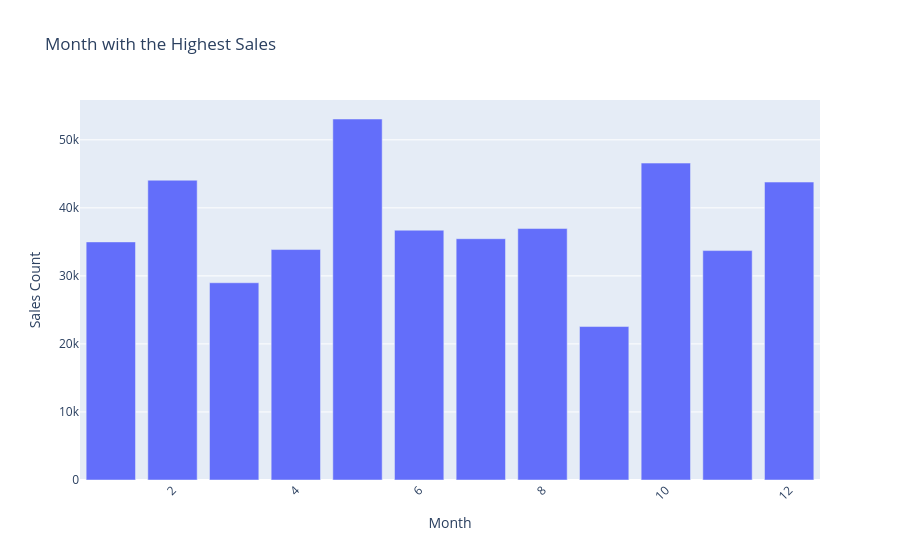

This figure's notebook cell:
### Code cell
#Group data
month_sales = df.groupby("Month")["Sales"].sum().sort_values(ascending=False).head(100).reset_index()

# Create interactive bar chart
fig = px.bar(
    month_sales,
    x="Month",
    y="Sales",
    title="Month with the Highest Sales",
    labels={"Month": "Month", "Sales": "Sales Count"},
)

fig.update_layout(
    xaxis_tickangle=-45
)

fig.show()

### Figure 1 — Plotly figure (JSON) as saved in the notebook; plotly's stock layout.template omitted (floating-point values rounded to 4 significant figures)
{"data": [{"hovertemplate": "Month=%{x}<br>Sales Count=%{y}<extra></extra>", "legendgroup": "", "marker": {"color": "#636efa", "pattern": {"shape": ""}}, "name": "", "orientation": "v", "showlegend": false, "textposition": "auto", "type": "bar", "x": [5.0, 10.0, 2.0, 12.0, 8.0, 6.0, 7.0, 1.0, 4.0, 11.0, 3.0, 9.0], "xaxis": "x", "y": [53060.0, 46580.0, 44060.0, 43790.0, 36960.0, 36720.0, 35460.0, 35000.0, 33870.0, 33720.0, 28990.0, 22560.0], "yaxis": "y"}], "layout": {"barmode": "relative", "legend": {"tracegroupgap": 0}, "title": {"text": "Month with the Highest Sales"}, "xaxis": {"anchor": "y", "domain": [0, 1], "tickangle": -45, "title": {"text": "Month"}}, "yaxis": {"anchor": "x", "domain": [0, 1], "title": {"text": "Sales Count"}}}}
